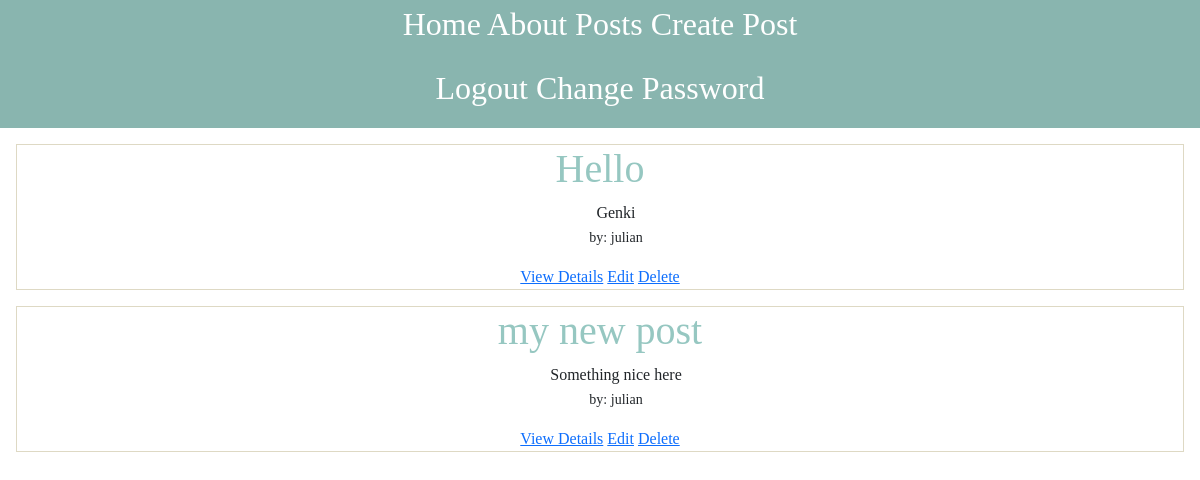
/blog/ (signed in), run on an earlier commit of the app's database.
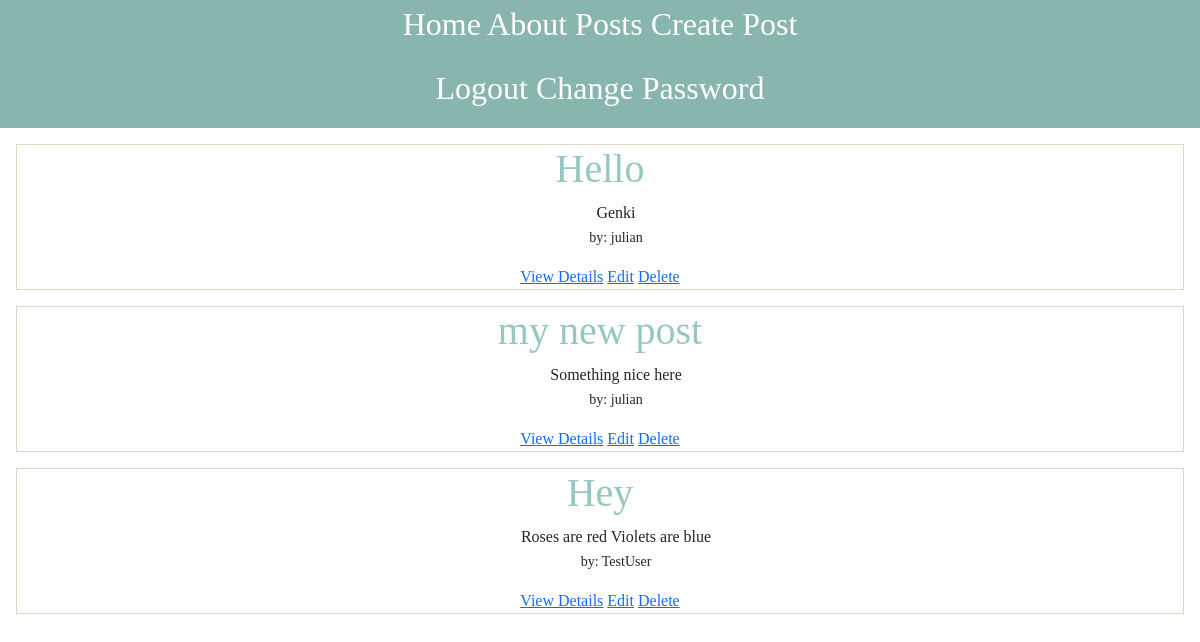
And on a later commit of the database.
### pages/models.py (models this page shows, shortened)
class Post(models.Model):
    title = models.CharField(max_length=200)
    body = models.TextField()
    author = models.ForeignKey(
        'auth.User',
        on_delete = models.CASCADE
    )

### pages/views.py (the view)
# urls.py: path('blog/', BlogPage.as_view(), name='blog'),
class BlogPage(LoginRequiredMixin, ListView):
    model = Post
    template_name = "blogs.html"

### templates/blogs.html (shortened to what this page needs)
{% extends 'base.html' %}
{% block content %}
    {% for post in post_list %}
    <div class="blog-page">
        <h1>{{ post.title }}</h1>
        <ul>
            <li>
                {{ post.body }}
            </li>
            <li>
                <small>by: {{ post.author }}</small>
            </li>
        </ul>
        <a href="{% url 'blog_detail' post.id %}">View Details</a>
        <a href="{% url 'blog_edit' post.id %}">Edit</a>
        <a href="{% url 'blog_delete' post.id %}">Delete</a>
    </div>
    {% endfor %}
{% endblock content %}

### templates/base.html (shortened to what this page needs)
{% load static %}
<!DOCTYPE html>
<html lang="en">
<head>
<link href="https://cdn.jsdelivr.net/npm/bootstrap@5.1.3/dist/css/bootstrap.min.css"
 rel="stylesheet"
>
<link rel="stylesheet" href="{% static 'css/base.css' %}">
</head>
<body>
    <nav id="hero-navbar">
        <a href="{% url 'home' %}">Home</a>
        <a href="">About</a>
        <a href="{% url 'blog' %}">Posts</a>
        <a href="{% url 'blog_new' %}">Create Post</a>
    </nav>
    <nav>
        {% if user.is_authenticated %}
            <a href="{% url 'logout' %}">Logout</a>
        {% else %}
            <a href="{% url 'login' %}">Login</a>
            <a href="{% url 'signup' %}">Sign Up</a>
        {% endif %}
        <a href="{% url 'password_change' %}">Change Password</a>
    </nav>
    {% block content %}
    {% endblock content %}
</body>
</html>

### static/css/base.css (style rules this page uses)
body { font-family: 'Playfair Display', serif; font-weight: 500; }
nav { height: 4rem; background-color: #89B5AF; text-decoration: none; text-align: center; font-size: 2rem; }
nav a { color: white; text-decoration: none; }
h1 { color: #96C7C1; }
.blog-page { text-align: center; margin: 1rem; box-sizing: border-box; border: 1px solid #DED9C4; }
.blog-page ul { list-style: none; }

What changed in the data, as far as the page shows it:
added Post: title "Hey", body "Roses are red Violets are blue", author "TestUser"
